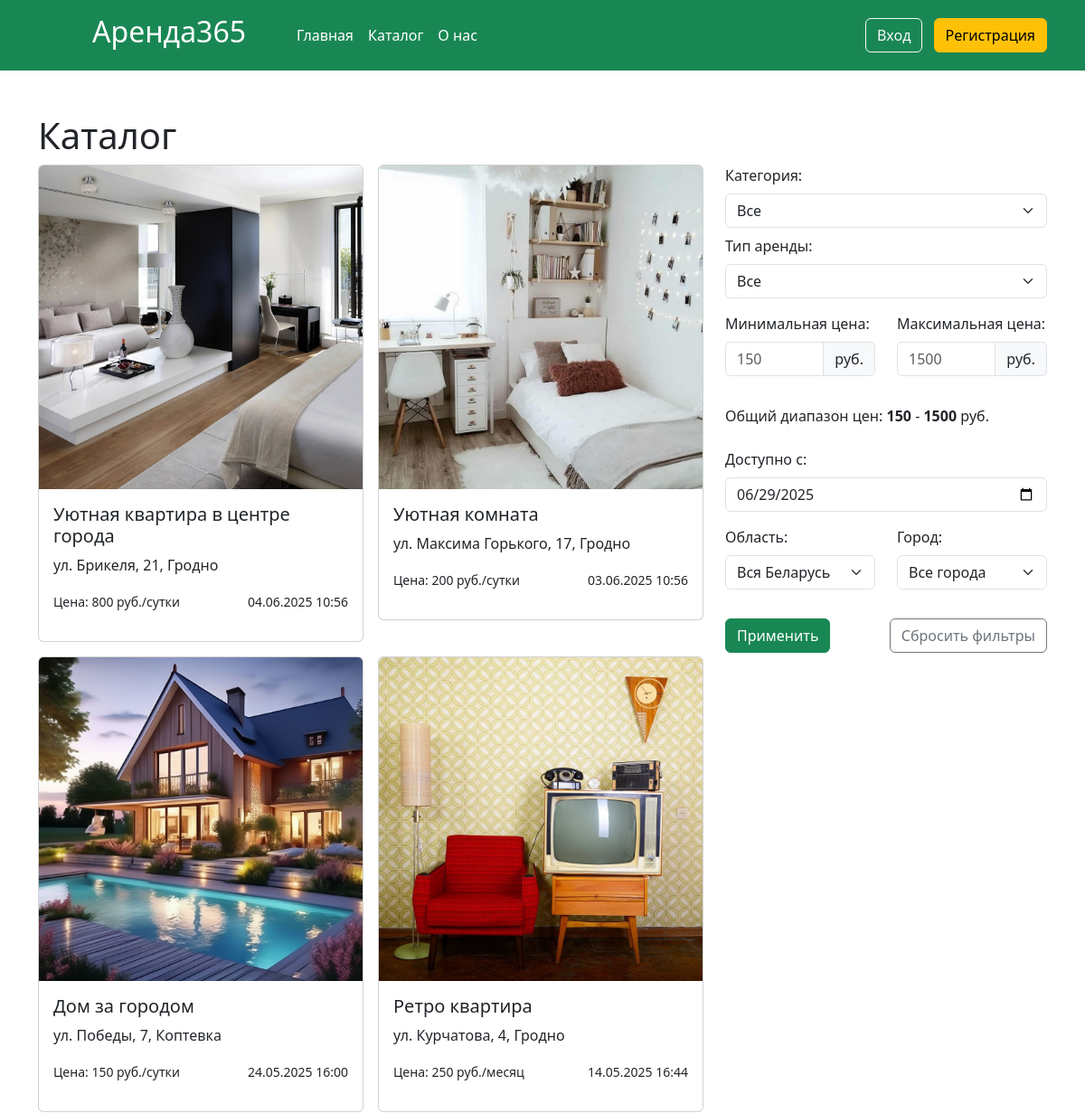
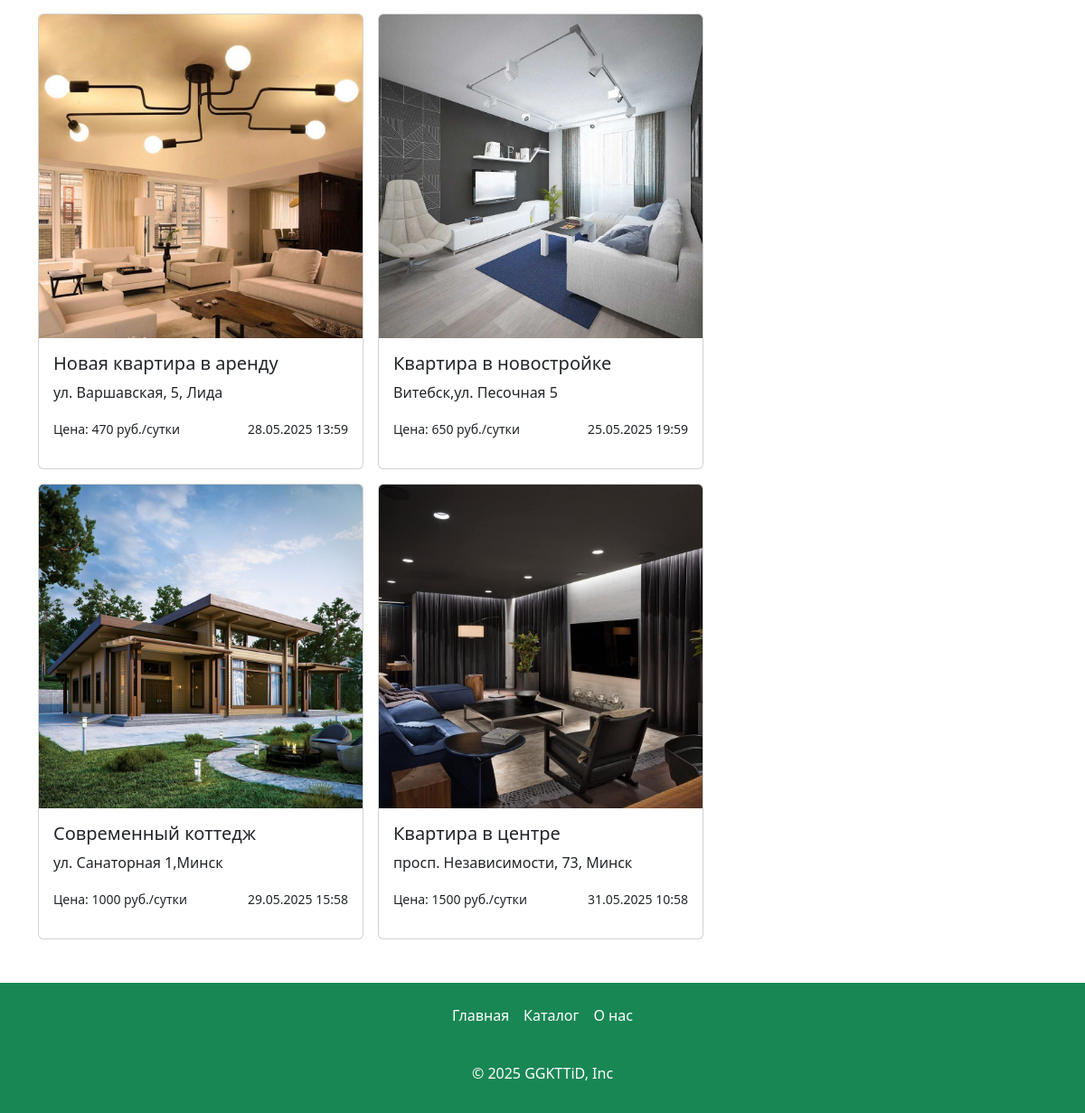
/catalog, run on the app's committed database (2 pictures, top to bottom).
### app.py (models this page shows, shortened)
class Articles(db.Model):
    id = db.Column(db.Integer,primary_key=True)
    title = db.Column(db.String(100))
    text = db.Column(db.Text)
    image_name = db.Column(db.String(100))
    category = db.Column(db.String(100))
    price = db.Column(db.Integer)
    floor = db.Column(db.Integer)
    entrance = db.Column(db.Integer)
    type_app = db.Column(db.String(100))
    address= db.Column(db.String(100))
    count_rooms = db.Column(db.Integer)
    hide = db.Column(db.Boolean, default=True)
    created_at = db.Column(db.DateTime, default=datetime.now)
    id_user = db.Column(db.Integer, db.ForeignKey('users.id'))
    orders = db.relationship('Orders', backref='article', lazy=True)
    images = db.relationship('Image', backref='article', lazy=True, cascade="all, delete-orphan")

### app.py (the view, shortened to what this page needs)
@app.route('/catalog')
def catalog():
    if request.method == 'GET':
        category = request.args.get('category')
        min_price = request.args.get('min_price')
        max_price = request.args.get('max_price')
        type_app = request.args.get('type_app')
        region = request.args.get('region')
        city = request.args.get('city')
        available_date_str = request.args.get('available_date')
        available_date = datetime.strptime(available_date_str, "%Y-%m-%d") if available_date_str else None
        count_rooms = request.args.get('room_type')
        min_price_all = db.session.query(func.min(Articles.price)).scalar()
        max_price_all = db.session.query(func.max(Articles.price)).scalar()
        query = Articles.query
        cities_by_region = {
            'Брестская область': ['Брест', 'Барановичи', 'Пинск', 'Кобрин', 'Берёза', 'Лунинец', 'Ивацевичи', 'Пружаны', 'Иваново', 'Дрогичин', 'Ганцевичи', 'Жабинка', 'Столин', 'Микашевичи', 'Белоозёрск', 'Малорита', 'Ляховичи', 'Каменец'],
            'Витебская область': ['Витебск', 'Орша', 'Новополоцк', 'Полоцк', 'Поставы', 'Глубокое', 'Лепель', 'Новолукомль', 'Городок', 'Барань', 'Толочин', 'Браслав', 'Чашники', 'Миоры', 'Дубровно', 'Докшицы', 'Верхнедвинск', 'Сенно'],
            'Гомельская область': ['Гомель', 'Мозырь', 'Жлобин', 'Светлогорск', 'Речица', 'Калинковичи', 'Рогачёв', 'Добруш', 'Житковичи', 'Хойники', 'Петриков', 'Ельск', 'Буда-Кошелёво', 'Наровля', 'Ветка', 'Чечерск', 'Октябрьский', 'Лельчицы'],
            'Гродненская область': ['Гродно', 'Лида', 'Слоним', 'Волковыск', 'Сморгонь', 'Новогрудок', 'Ошмяны', 'Щучин', 'Мосты', 'Берёзовка', 'Ивье', 'Дятлово', 'Скидель', 'Островец', 'Кореличи', 'Вороново', 'Зельва', 'Свислочь'],
            'Минская область': ['Минск', 'Борисов', 'Солигорск', 'Молодечно', 'Жодино', 'Слуцк', 'Вилейка', 'Дзержинск', 'Марьина Горка', 'Столбцы', 'Несвиж', 'Заславль', 'Фаниполь', 'Березино', 'Любань', 'Старые Дороги', 'Воложин', 'Узда', 'Копыль', 'Клецк', 'Червень', 'Смолевичи', 'Мядель'],
            'Могилевская область': ['Могилёв', 'Бобруйск', 'Горки', 'Осиповичи', 'Кричев', 'Быхов', 'Климовичи', 'Шклов', 'Костюковичи', 'Чаусы', 'Мстиславль', 'Белыничи', 'Кировск', 'Чериков', 'Славгород', 'Круглое', 'Кличев', 'Дрибин'],
            'Минск': ['Минск']
        }
        if category:
            query = query.filter(Articles.category == category)
        if min_price:
            query = query.filter(Articles.price >= int(min_price))
        if max_price:
            query = query.filter(Articles.price <= int(max_price))
        if type_app:
            query = query.filter(Articles.type_app == type_app)
        if available_date:
            query = query.filter(~Articles.orders.any(Orders.date == available_date))
        if count_rooms:
            if int(count_rooms) >= 4:
                query = query.filter(Articles.count_rooms >= int(count_rooms))
            else:
                query = query.filter(Articles.count_rooms == int(count_rooms))
        filtered_articles = query.all()
        return render_template("catalog.html",
            datetime=datetime,
            timedelta=timedelta,
            articles=filtered_articles,
            min_price_all=min_price_all,
            max_price_all=max_price_all,
            selected_region=region,
            selected_city=city
        )

### app.py (called while the page is built)
@app.context_processor
def inject_unread_messages():
    if 'name' in session:
        current_user = Users.query.filter_by(email=session['name']).first()
        unread_count = Messages.query.filter_by(recipient_id=current_user.id, is_read=False).count()
        return dict(unread_messages=unread_count)
    return dict(unread_messages=0)

@app.context_processor
def inject_user():
    def get_user_name():
        if 'name' in session:
            return Users.query.filter_by(email=session['name']).first()
    return dict(active_user=get_user_name())

@app.context_processor
def inject_unread_count():
    if 'name' in session:
        user = Users.query.filter_by(email=session['name']).first()
        if user:
            unread_count = Notification.query.filter_by(user_id=user.id, is_read=False).count()
            return dict(unread_notifications=unread_count)
    return dict(unread_notifications=0)

### templates/catalog.html (shortened to what this page needs)
{% extends 'base.html' %}
{% block main %}
  <main>
    <div class="container my-5">
        <h1>Каталог</h1>
      <div class="row">
        <div class="col-md-8">
          <div class="row g-3">
            {%if articles%}
            {%for article in articles%}
            {%if not article.hide or active_user.root == 1%}
            <div class="col-md-6">
              <a href="/card/{{article.id}}" class="card-link">
                <div class="card position-relative">
                  <img
                    src="./static/img/upload/{{article.image_name}}"
                    class="card-img-top"
                    alt="{{article.title}}"
                  />
                  <div class="card-body">
                    <h5 class="card-title">{{article.title}}</h5>
                    <p class="font-weight-bold">{{article.address}}</p>
                    <div class="d-flex justify-content-between">
                   <p><small>Цена: {{article.price}} руб./{%if article.type_app=="Посуточная"%}сутки{%else%}месяц{%endif%}</small></p>
                  <p><small>{{article.created_at.strftime('%d.%m.%Y %H:%M' )}}</small></p>
                  </div>
                  </div>
                </div>
              </a>
            </div>
            {%endif%}
            {%endfor%}
            {%else%}
              <p>Ничего не найдено!</p>
            {%endif%}
          </div>
        </div>
        <div class="col-md-4">
          <form method="GET" action="/catalog" class="">
            <label for="category" class="form-label">Категория:</label>
            <select name="category" id="category" class="form-select" onchange="toggleRoomType()">
                <option value="">Все</option>
            </select>
            <label for="type_app" class="form-label mt-2">Тип аренды:</label>
            <select name="type_app" id="type_app" class="form-select">
                <option value="">Все</option>
            </select>
           <div class="row mt-3">
    <div class="col-md-6 mb-3">
        <label for="min_price" class="form-label">Минимальная цена:</label>
        <div class="input-group">
            <input type="number" min="1" class="form-control" name="min_price" id="min_price"
                   placeholder="{{min_price_all}}" value="{{ request.args.get('min_price', '') }}">
            <span class="input-group-text">руб.</span>
        </div>
    </div>
    <div class="col-md-6 mb-3">
        <label for="max_price" class="form-label">Максимальная цена:</label>
        <div class="input-group">
            <input type="number" min="1" class="form-control" name="max_price" id="max_price"
                   placeholder="{{max_price_all}}" value="{{ request.args.get('max_price', '') }}">
            <span class="input-group-text">руб.</span>
        </div>
    </div>
</div>
            <p class="mt-3">
              Общий диапазон цен:
              <span class="fw-bold">{{ min_price_all }}</span> -
              <span class="fw-bold">{{ max_price_all }}</span> руб.
            </p>
            <label for="available_date" class="form-label mt-2">Доступно с:</label>
            <input type="date" class="form-control" name="available_date" id="available_date"
            value="{{ request.args.get('available_date', datetime.now().strftime('%Y-%m-%d')) }}"
            min="{{ datetime.now().strftime('%Y-%m-%d') }}"
            max="{{ (datetime.now() + timedelta(days=365)).strftime('%Y-%m-%d') }}">
            <div class="row mt-3">
    <div class="col-md-6 mb-3">
        <label for="region" class="form-label">Область:</label>
        <select name="region" id="region" class="form-select" onchange="updateCities()">
            <option value="">Вся Беларусь</option>
        </select>
    </div>
    <div class="col-md-6 mb-3">
        <label for="city" class="form-label">Город:</label>
        <select name="city" id="city" class="form-select">
            <option value="">Все города</option>
        </select>
    </div>
</div>
            <div class="d-flex justify-content-between mt-3">
                <button type="submit" class="btn btn-success">Применить</button>
                <a href="/catalog" class="btn btn-outline-secondary">Сбросить фильтры</a>
            </div>
          </form>
        </div>
      </div>
    </div>
  </main>
{% endblock %}

### static/css/style.css (style rules this page uses)
html { height: 100%; }
body { display: flex; flex-direction: column; height: 100%; background-color: #ffff; border-radius: 30px; }
main { flex: 1 0 auto; }
.card-link { text-decoration: none; }
.card { transition: box-shadow 0.3s; }

### data on the page
Articles: image_name (picture), title "Уютная квартира в центре города", address "ул. Брикеля, 21, Гродно", price "800", type_app "сутки", created_at "04.06.2025 10:56"
Articles: image_name (picture), title "Уютная комната", address "ул. Максима Горького, 17, Гродно", price "200", type_app "сутки", created_at "03.06.2025 10:56"
Articles: image_name (picture), title "Дом за городом", address "ул. Победы, 7, Коптевка", price "150", type_app "сутки", created_at "24.05.2025 16:00"
Articles: image_name (picture), title "Ретро квартира", address "ул. Курчатова, 4, Гродно", price "250", type_app "месяц", created_at "14.05.2025 16:44"
Articles: image_name (picture), title "Новая квартира в аренду", address "ул. Варшавская, 5, Лида", price "470", type_app "сутки", created_at "28.05.2025 13:59"
Articles: image_name (picture), title "Квартира в новостройке", address "Витебск,ул. Песочная 5", price "650", type_app "сутки", created_at "25.05.2025 19:59"
Articles: image_name (picture), title "Современный коттедж", address "ул. Санаторная 1,Минск", price "1000", type_app "сутки", created_at "29.05.2025 15:58"
Articles: image_name (picture), title "Квартира в центре", address "просп. Независимости, 73, Минск", price "1500", type_app "сутки", created_at "31.05.2025 10:58"

### other printed values
{{ min_price_all }} "150"
{{ max_price_all }} "1500"
